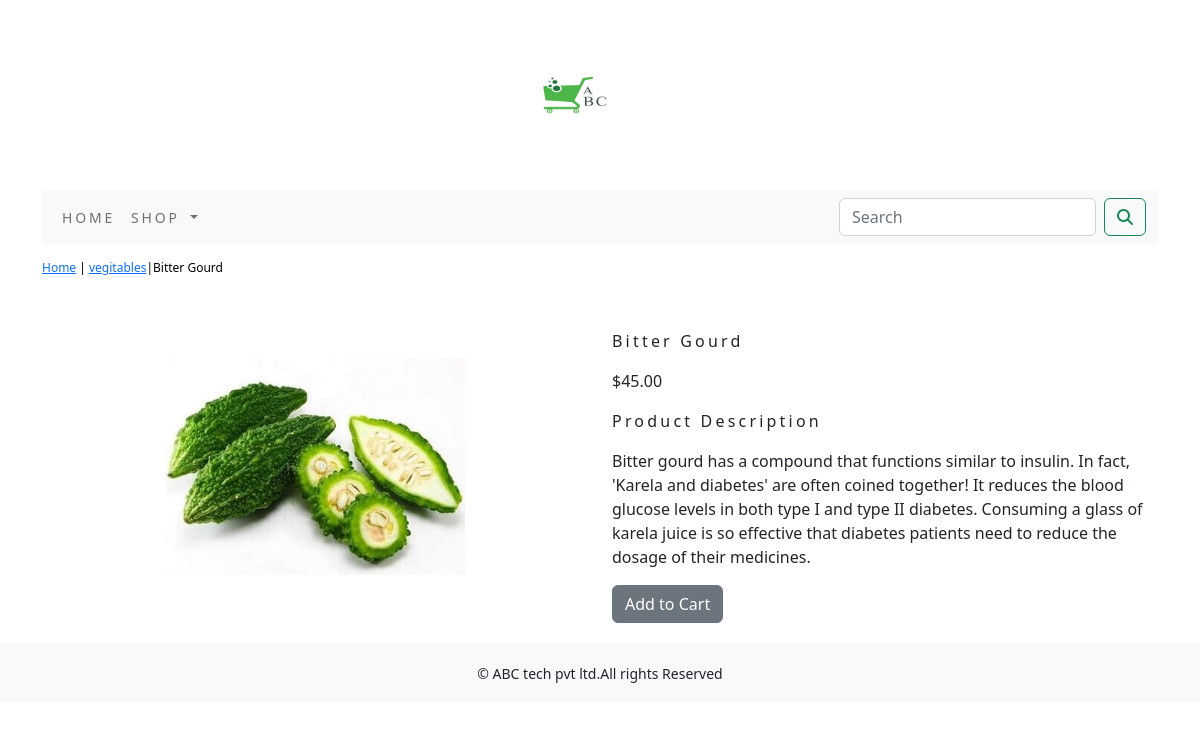
The app's page /shop/vegitables/bitter-gourd/ with its own data.
### shop/models.py (models this page shows, shortened)
class Product(models.Model):
    name=models.CharField(max_length=250,unique=True)
    slug=models.SlugField(max_length=250,unique=True)
    description=models.TextField(blank=True)
    price=models.DecimalField(max_digits=10,decimal_places=2)
    category=models.ForeignKey(Category,on_delete=models.CASCADE)
    image=models.ImageField(upload_to='product',blank=True)
    stock=models.IntegerField()
    available=models.BooleanField(default=True)
    created=models.DateTimeField(auto_now_add=True)
    updated=models.DateTimeField(auto_now=True)
    class Meta:
        ordering=('name',)
        verbose_name='product'
        verbose_name_plural='products'

class Category(models.Model):
    name=models.CharField(max_length=250,unique=True)
    slug=models.SlugField(max_length=250,unique=True)
    description=models.TextField(blank=True)
    image=models.ImageField(upload_to='category',blank=True)
    class Meta:
        ordering=('name',)
        verbose_name='category'
        verbose_name_plural='categories'
    def get_url(self):
        return reverse('shop:product_by_category',args=[self.slug])
    def __str__(self):
        return '{}'.format(self.name)

### shop/views.py (the view)
# urls.py: path('<slug:c_slug>/<slug:product_slug>/', views.proDetail, name='prodCatdetail'),
def proDetail(request,c_slug,product_slug):
    try:
        product=Product.objects.get(category__slug=c_slug,slug=product_slug)
    except Exception as e:
            raise e
    return render(request,'product.html',{'product':product})

### cart/context_processors.py (called while the page is built)
def counter(request):
    item_count=0
    if 'admin' in request.path:
        return {}
    else:
        try:
            cart=Cart.objects.filter(cart_id=_cart_id(request))
            cart_items=CartItem.objects.all().filter(cart=cart[:1])
            for cart_item in cart_items:
                item_count += cart_item.quantity
        except Cart.DoesNotExist:
            item_count =0
    return dict(item_count=item_count)

### cart/views.py (called while the page is built)
def _cart_id(request):
    cart=request.session.session_key
    if not cart:
        cart=request.session.create()
    return cart

### shop/context_processors.py (called while the page is built)
def menu_links(request):
    links=Category.objects.all()
    return dict(links=links)

### template/product.html (shortened to what this page needs)
{% extends 'base.html' %}
{% load static %}
{% block content %}
<div class="row my_prod_row_class">
    <div class="mx_auto">
        <p> <a href="{% url 'shop:allProdCat' %}">Home</a> | <a href ="{{product.category.get_url}}" >{{product.category}}</a>|{{product.name}} </p>
    </div>
<div class="container">
<br>
<div class="row">
    <div class="col-12 col-sm-12 col-md-12 col-lg-6 text-center">
        <div style="min-width:18rem;">
            <img src="{{product.image.url}}" alt="{{product.name}}" width="300px;" height="300px;">
        </div>
    </div>
      <div class="col-12 col-sm-12 col-md-12 col-lg-6">
          <div>
          <h1 class="my_prod_title">{{product.name}}</h1>
          <p>${{product.price}}</p>
          <p class="my_title"> Product Description</p>
          <p class="text-justify my_prod_text">{{product.description}}</p>
          {% if product.stock <= 0 %}
          <p class="text-justify my_prod_text"><b>Out of stock</b></p>
          {% else %}
          <a class="btn btn-secondary" href="{% url 'cart:add_cart' product.id %}">Add to Cart</a>
          {% endif %}
      </div>
 </div>
</div>
</div>
</div>
{% endblock %}

### static/css/custom.css (style rules this page uses)
body { font-family: 'Roboto', sans-serif; }
.my_title { font-size:16px; text_transform:uppercase; letter-spacing:.2em; }
.my_prod_row_class { padding-top:15px; padding-bottom:20px; }
.my_prod_row_class .mx_auto { color:#000; font-size:12px; text-decoration:none; }
.my_prod_title { font-size:16px; text_transform:uppercase; letter-spacing:.2em; padding-top:15px; padding-bottom:10px; }
.my_prod_title { padding-right:20px; }

### records on screen
Product: category "vegitables", name "Bitter Gourd", image (picture), price "45.00", description "Bitter gourd has a compound that functions similar to insulin. In fact, 'Karela and diabetes' are often coined together! It reduces the blood glucose levels in both type I and type II diabetes. Consuming a glass of karela juice is so effective that diabetes patients need to reduce the dosage of their medicines."
